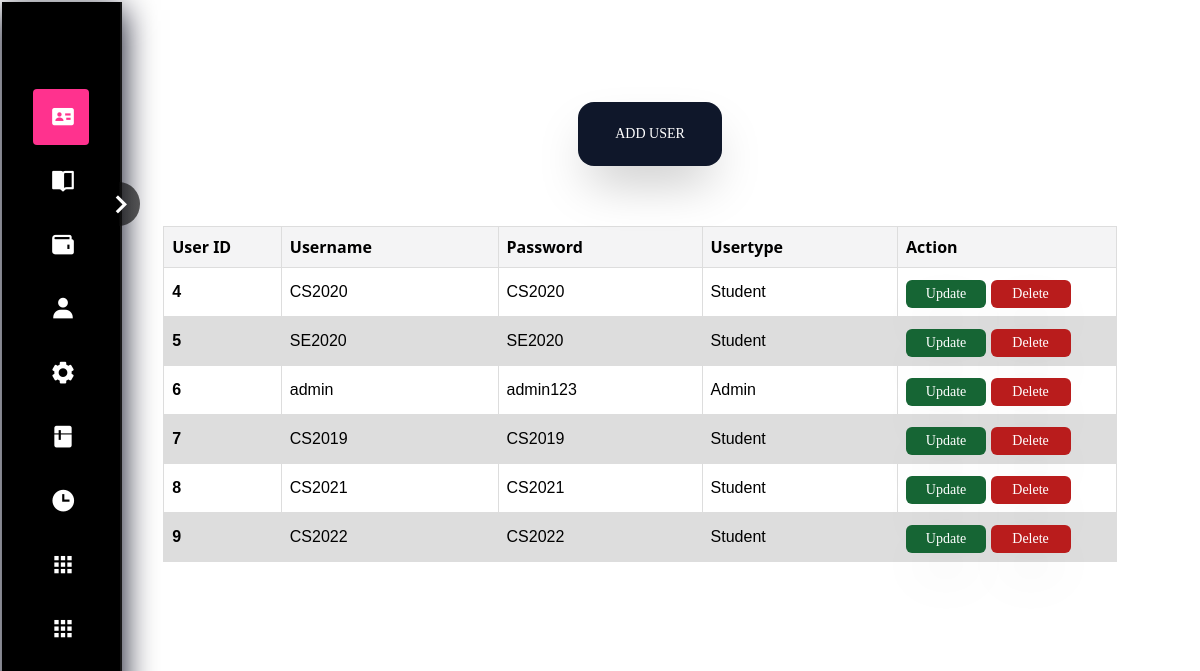
The page /adduser.php on the database its author committed.
### tables this page shows
CREATE TABLE `user` (
  `U_ID` int(200) NOT NULL,
  `Username` varchar(200) NOT NULL,
  `password` varchar(256) NOT NULL,
  `usertype` varchar(100) NOT NULL
);

### adduser.php (the view, shortened to what this page needs)
<!DOCTYPE html>
<head>
    <script src="https://cdn.tailwindcss.com"></script>
    <link rel="stylesheet" href="./dist/output.css">
    <link href="css/style.css" rel="stylesheet"/>
</head>
<body>
<center>
<div  style="margin:-650px 0px 0px 100px;
">
    <button id="teachermanual" class="bg-slate-900 text-white rounded-2xl shadow-2xl text-sm font-serif w-36 h-16"><a  target="_blank" href="adduserform.php ">ADD USER </a></button>
</div>
<div>
    <br>
    <table id=teacherstable style="margin-left: 80px"><br>
        <tr>
            <th width="10" class="font-sans bg-zinc-100">User ID</th>
            <th width=90 class="font-sans bg-zinc-100">Username</th>
            <th width=50 class="font-sans bg-zinc-100">Password </th>
            <th width=50 class="font-sans bg-zinc-100">Usertype </th>
            <th width="100" class="font-sans bg-zinc-100">Action</th>
        </tr>
        <tbody>
        <?php
        include 'connect.php';
        $sql ="SELECT * FROM `user`";
        $result = mysqli_query($con, $sql);
        if ($result) {
          while ($row = mysqli_fetch_assoc($result)) {
            $id = $row['U_ID'];
            $Username = $row['Username'];
            $password = $row['password'];
            $usertype = $row['usertype'];
            echo '<tr>
        <th >' . $id . '</th>
        <td>' . $Username . '</td>
        <td>' . $password . '</td>
        <td>' . $usertype . '</td>
        <td>
<button class="bg-green-800 text-white rounded-md shadow-2xl text-sm font-serif w-20 h-7" ><a href="updateuser.php?updateid='. $id .'">Update</a></button>
<button class="bg-red-700 text-white rounded-md shadow-2xl text-sm font-serif w-20 h-7 mt-1"> <a  href="deleteuser.php?deleteid=' . $id . '">Delete</a></button>
</td>
      </tr>';
          }
        }
        ?>
        </tbody>
    </table>
</div>
</body>
</html>

### style.css (style rules this page uses)
* { margin: 0; padding: 1px; border: 0; outline: 0; list-style: none; box-sizing: border-box; }
body { height: 100%; background-image:url(../images/White_full.png); font-family: system-ui, -apple-system, BlinkMacSystemFont, 'Segoe UI', Roboto, Oxygen, Ubuntu, Cantarell, 'Open Sans', 'Helvetica Neue', sans-serif; }
.sidebar { width: 120px; backdrop-filter: blur(6px); -webkit-backdrop-filter: blur(6px); background: black; box-shadow: 0 8px 32px rgb(2, 4, 24); border-right: 2px solid rgba(255, 255, 255, .09); transition: .4s ease-in-out; }
.sidebar nav { padding: 0 30px; }
.sidebar nav .nav-item { cursor: pointer; display: flex; align-items: center; justify-content: flex-start; border-radius: 4px; width: 100%; height: 56px; padding: 0 16px; margin: 8px 0; color: #fff; transition: .3s; }
.sidebar nav .nav-item.active { background: #ff328e !important; }
.sidebar nav .nav-item i { font-size: 26px; }
.sidebar .toggle { cursor: pointer; position: absolute; color: #fff; top: 180px; right: -20px; font-size: 38px; line-height: 50%; text-align: center; border-radius: 50%; padding: 2px 0 2px 2px; background: linear-gradient( 90deg, transparent 50%, rgba(10, 10, 10, .65) 50% ); }
.sidebar .toggle i { transition: .4s linear; }
a:link { text-decoration: none; color: white; }

### adduser.php (style rules this page uses)
table { margin-top: 10px; font-family: arial, sans-serif; border-collapse: collapse; margin-left: 30px; width: 80%; }
td, th { border: 1px solid #dddddd; text-align: left; padding: 8px; }
tr:nth-child(even) { background-color: #dddddd; }

### rows shown on the page
user: U_ID "4", Username "CS2020", password "CS2020", usertype "Student"
user: U_ID "5", Username "SE2020", password "SE2020", usertype "Student"
user: U_ID "6", Username "admin", password "admin123", usertype "Admin"
user: U_ID "7", Username "CS2019", password "CS2019", usertype "Student"
user: U_ID "8", Username "CS2021", password "CS2021", usertype "Student"
user: U_ID "9", Username "CS2022", password "CS2022", usertype "Student"
